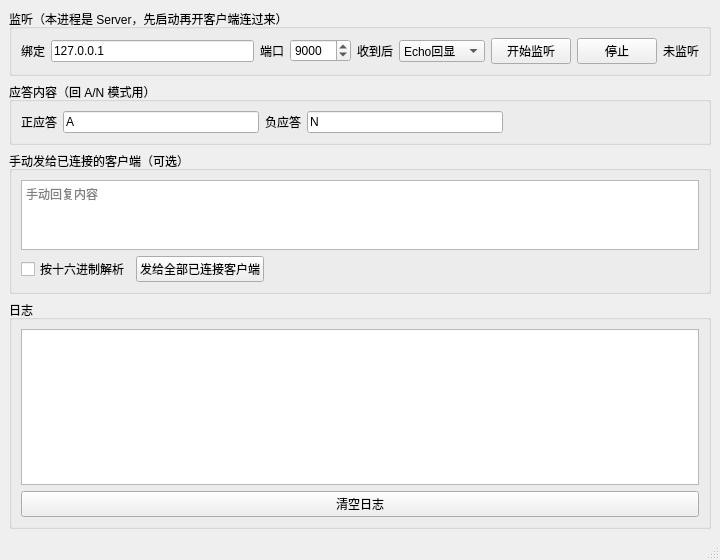
<?xml version="1.0" encoding="UTF-8"?>
<ui version="4.0">
 <class>MainWindow</class>
 <widget class="QMainWindow" name="MainWindow">
  <property name="geometry">
   <rect>
    <x>0</x>
    <y>0</y>
    <width>720</width>
    <height>560</height>
   </rect>
  </property>
  <property name="windowTitle">
   <string>TCP 真对端 (TcpPeerTest)</string>
  </property>
  <widget class="QWidget" name="centralwidget">
   <layout class="QVBoxLayout" name="verticalLayoutRoot">
    <item>
     <widget class="QGroupBox" name="groupListen">
      <property name="title">
       <string>监听（本进程是 Server，先启动再开客户端连过来）</string>
      </property>
      <layout class="QHBoxLayout" name="horizontalLayoutListen">
       <item>
        <widget class="QLabel" name="labelHost">
         <property name="text">
          <string>绑定</string>
         </property>
        </widget>
       </item>
       <item>
        <widget class="QLineEdit" name="editHost">
         <property name="text">
          <string>127.0.0.1</string>
         </property>
        </widget>
       </item>
       <item>
        <widget class="QLabel" name="labelPort">
         <property name="text">
          <string>端口</string>
         </property>
        </widget>
       </item>
       <item>
        <widget class="QSpinBox" name="spinPort">
         <property name="minimum">
          <number>1</number>
         </property>
         <property name="maximum">
          <number>65535</number>
         </property>
         <property name="value">
          <number>9000</number>
         </property>
        </widget>
       </item>
       <item>
        <widget class="QLabel" name="labelMode">
         <property name="text">
          <string>收到后</string>
         </property>
        </widget>
       </item>
       <item>
        <widget class="QComboBox" name="comboMode">
         <item>
          <property name="text">
           <string>Echo回显</string>
          </property>
         </item>
         <item>
          <property name="text">
           <string>回正应答A</string>
          </property>
         </item>
         <item>
          <property name="text">
           <string>回负应答N</string>
          </property>
         </item>
         <item>
          <property name="text">
           <string>只收不回</string>
          </property>
         </item>
        </widget>
       </item>
       <item>
        <widget class="QPushButton" name="btnListen">
         <property name="text">
          <string>开始监听</string>
         </property>
        </widget>
       </item>
       <item>
        <widget class="QPushButton" name="btnStop">
         <property name="text">
          <string>停止</string>
         </property>
        </widget>
       </item>
       <item>
        <widget class="QLabel" name="lblStatus">
         <property name="text">
          <string>未监听</string>
         </property>
        </widget>
       </item>
      </layout>
     </widget>
    </item>
    <item>
     <widget class="QGroupBox" name="groupAck">
      <property name="title">
       <string>应答内容（回 A/N 模式用）</string>
      </property>
      <layout class="QHBoxLayout" name="horizontalLayoutAck">
       <item>
        <widget class="QLabel" name="labelPos">
         <property name="text">
          <string>正应答</string>
         </property>
        </widget>
       </item>
       <item>
        <widget class="QLineEdit" name="editAckPos">
         <property name="text">
          <string>A</string>
         </property>
        </widget>
       </item>
       <item>
        <widget class="QLabel" name="labelNeg">
         <property name="text">
          <string>负应答</string>
         </property>
        </widget>
       </item>
       <item>
        <widget class="QLineEdit" name="editAckNeg">
         <property name="text">
          <string>N</string>
         </property>
        </widget>
       </item>
       <item>
        <spacer name="horizontalSpacerAck">
         <property name="orientation">
          <enum>Qt::Horizontal</enum>
         </property>
         <property name="sizeHint" stdset="0">
          <size>
           <width>40</width>
           <height>20</height>
          </size>
         </property>
        </spacer>
       </item>
      </layout>
     </widget>
    </item>
    <item>
     <widget class="QGroupBox" name="groupSend">
      <property name="title">
       <string>手动发给已连接的客户端（可选）</string>
      </property>
      <layout class="QVBoxLayout" name="verticalLayoutSend">
       <item>
        <widget class="QPlainTextEdit" name="editSend">
         <property name="maximumBlockCount">
          <number>0</number>
         </property>
         <property name="placeholderText">
          <string>手动回复内容</string>
         </property>
         <property name="maximumSize">
          <size>
           <width>16777215</width>
           <height>80</height>
          </size>
         </property>
        </widget>
       </item>
       <item>
        <layout class="QHBoxLayout" name="horizontalLayoutSendBtns">
         <item>
          <widget class="QCheckBox" name="chkHex">
           <property name="text">
            <string>按十六进制解析</string>
           </property>
          </widget>
         </item>
         <item>
          <widget class="QPushButton" name="btnSend">
           <property name="text">
            <string>发给全部已连接客户端</string>
           </property>
          </widget>
         </item>
         <item>
          <spacer name="horizontalSpacerSend">
           <property name="orientation">
            <enum>Qt::Horizontal</enum>
           </property>
           <property name="sizeHint" stdset="0">
            <size>
             <width>40</width>
             <height>20</height>
            </size>
           </property>
          </spacer>
         </item>
        </layout>
       </item>
      </layout>
     </widget>
    </item>
    <item>
     <widget class="QGroupBox" name="groupLog">
      <property name="title">
       <string>日志</string>
      </property>
      <layout class="QVBoxLayout" name="verticalLayoutLog">
       <item>
        <widget class="QTextEdit" name="textLog">
         <property name="readOnly">
          <bool>true</bool>
         </property>
         <property name="font">
          <font>
           <family>Consolas</family>
           <pointsize>10</pointsize>
          </font>
         </property>
        </widget>
       </item>
       <item>
        <widget class="QPushButton" name="btnClearLog">
         <property name="text">
          <string>清空日志</string>
         </property>
        </widget>
       </item>
      </layout>
     </widget>
    </item>
   </layout>
  </widget>
  <widget class="QStatusBar" name="statusbar"/>
 </widget>
 <resources/>
 <connections/>
</ui>
